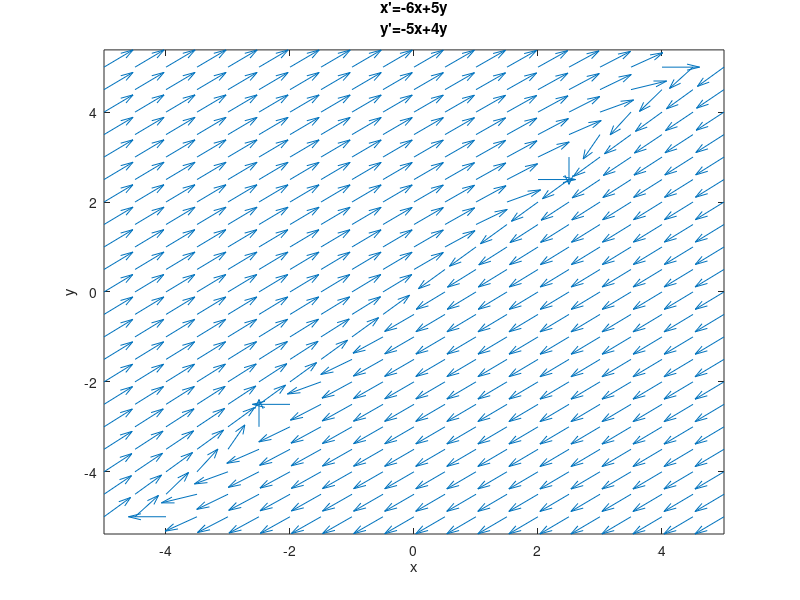

Reproduce this figure in MATLAB.
A = [-6 5; -5 4]; % Matriz del sistema

[x, y] = meshgrid(-5:0.5:5, -5:0.5:5);

u = A(1,1)*x + A(1,2)*y;
v = A(2,1)*x + A(2,2)*y;

normas = sqrt(u.^2 + v.^2);
u = u ./ normas;
v = v ./ normas;

quiver(x, y, u, v);
axis tight;
xlabel('x');
ylabel('y');
title({'x''=-6x+5y', 'y''=-5x+4y'});
